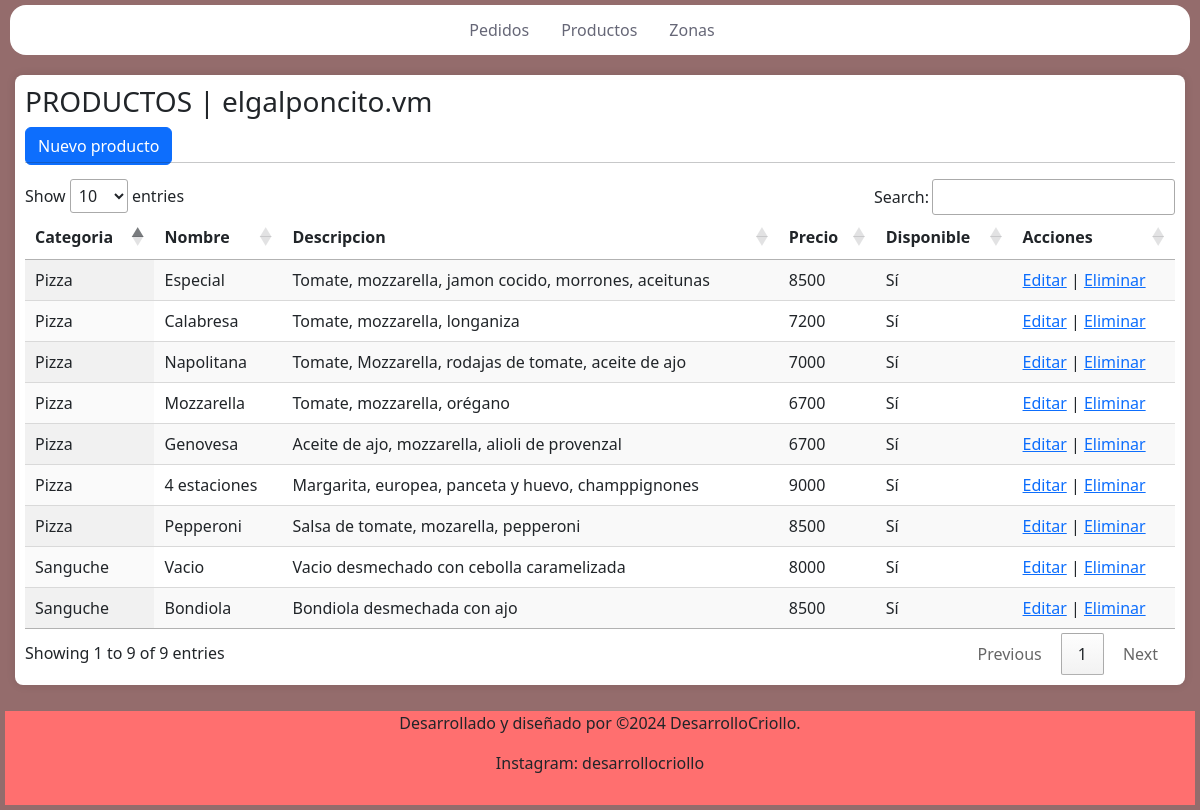
/gestionargalponcito/productos/, run on the app's committed database.
### productos/models.py (models this page shows, shortened)
class Producto(models.Model):
    nombre = models.CharField(max_length=75)
    descripcion = models.CharField(max_length=200)
    categoria = models.ForeignKey(Categoria, on_delete=models.CASCADE)
    precio = models.IntegerField()
    disponible = models.BooleanField()
    masasxunidad = models.DecimalField(decimal_places=1, max_digits=4)

class Categoria(models.Model):
    nombre = models.CharField(max_length=75)
    disponible = models.BooleanField()
    def __str__(self):
        return f"{self.nombre}"

### productos/views.py (the view)
# urls.py: path('gestionargalponcito/productos/', include('productos.urls')),
def productos(request):
    productos = Producto.objects.all()
    return render(request, 'productos/productos.html', {'productos': productos})

### templates/productos/productos.html (shortened to what this page needs)
{% extends "gestion/index.html" %}
{% load static %}
{% block content %}
<div id="contenedor">
    <div class="top">
    <h3>PRODUCTOS | elgalponcito.vm</h3>
    <a class="btn btn-primary" style="margin-right: 15px" href="{% url 'NuevoProducto' %}" role="button">Nuevo producto</a></div>
    <hr style="margin-top: -3px">
	<table id="myTable" class="display">
	    <thead>
		<tr>
        <th>Categoria</th>
		<th>Nombre</th>
		<th>Descripcion</th>
		<th>Precio</th>
        <th>Disponible</th>
        <th>Acciones</th>
		</tr>
		</thead>
		<tbody>
            {% for producto in productos %}
            <tr>
                <td>{{ producto.categoria }}</td>
                <td>{{ producto.nombre }}</td>
                <td>{{ producto.descripcion }}</td>
                <td>{{ producto.precio }}</td>
                <td>{% if producto.disponible %}Sí{% else %}No{% endif %}</td>
                <td>
                    <a href="{% url 'update_pro' pk=producto.id %}">Editar</a>
                    |
                    <a href="{% url 'delete_pro' pk=producto.id %}">Eliminar</a>
                </td>
            </tr>
        {% endfor %}
		</tbody>
	</table>
</div>
{% endblock  %}

### static/css/index_styles.css (style rules this page uses)
body { position: relative; background-color: rgba(78, 11, 11, 0.6); margin: 5px; min-height: 100vh; }
#contenedor { margin-top: 20px; margin-left: 10px; margin-right: 10px; background-color: #fff; padding: 20px; border-radius: 8px; box-shadow: 0px 0px 10px rgba(0, 0, 0, 0.1); }
#contenedor { overflow-x: auto; padding: 10px; }
#myTable { width: 100%; max-width: 100%; table-layout: auto; }
#myTable th, #myTable td { white-space: nowrap; overflow: hidden; text-overflow: ellipsis; }

### data on the page
Producto: categoria "Pizza", nombre "Especial", descripcion "Tomate, mozzarella, jamon cocido, morrones, aceitunas", precio "8500", disponible "Sí"
Producto: categoria "Pizza", nombre "Calabresa", descripcion "Tomate, mozzarella, longaniza", precio "7200", disponible "Sí"
Producto: categoria "Pizza", nombre "Napolitana", descripcion "Tomate, Mozzarella, rodajas de tomate, aceite de ajo", precio "7000", disponible "Sí"
Producto: categoria "Pizza", nombre "Mozzarella", descripcion "Tomate, mozzarella, orégano", precio "6700", disponible "Sí"
Producto: categoria "Pizza", nombre "Genovesa", descripcion "Aceite de ajo, mozzarella, alioli de provenzal", precio "6700", disponible "Sí"
Producto: categoria "Sanguche", nombre "Vacio", descripcion "Vacio desmechado con cebolla caramelizada", precio "8000", disponible "Sí"
Producto: categoria "Sanguche", nombre "Bondiola", descripcion "Bondiola desmechada con ajo", precio "8500", disponible "Sí"
Producto: categoria "Pizza", nombre "4 estaciones", descripcion "Margarita, europea, panceta y huevo, champpignones", precio "9000", disponible "Sí"
Producto: categoria "Pizza", nombre "Pepperoni", descripcion "Salsa de tomate, mozarella, pepperoni", precio "8500", disponible "Sí"
